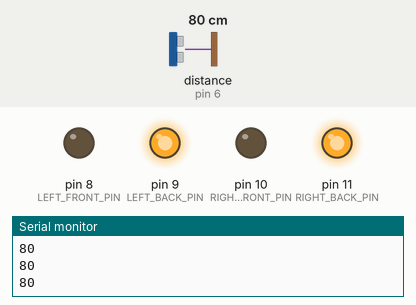
A sketch run on a simulated Arduino Uno, built with avr-gcc and run on an emulated ATmega328P. On the bench: output pins drawn as LEDs (lit = HIGH), the last lines printed to the serial monitor. Wiring (inferred from the names in the program): ultrasonic range finder: trigger pin 7; echo pin 6. The inputs (shaded band) are chosen by the test bench; at power-on: distance to the obstacle (sensor on pin 6) 80 cm. The echo pulse lasts 58.3 µs per cm; pins used as bus, display or sensor lines are not drawn.

Above: at 1.2 s.
1.3 s: distance to the obstacle (sensor on pin 6) set to 54 cm
2.8 s: distance to the obstacle (sensor on pin 6) set to 48 cm
At 3.8 s:
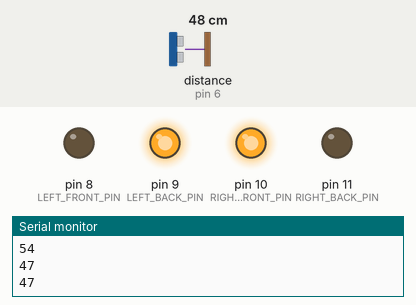
4.5 s: distance to the obstacle (sensor on pin 6) set to 60 cm
At 5.7 s:
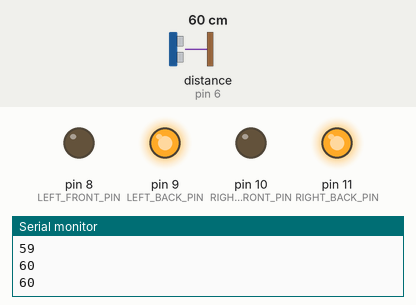
6.4 s: distance to the obstacle (sensor on pin 6) set to 2 cm
At 7.4 s:
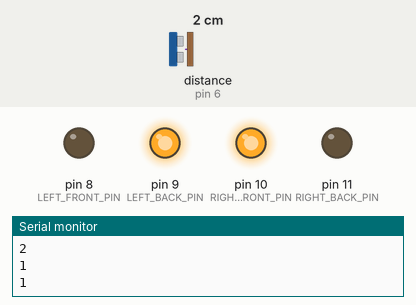
Timing chart, 0 to 9.2 s (numbered marks = the images above; inputs shaded):
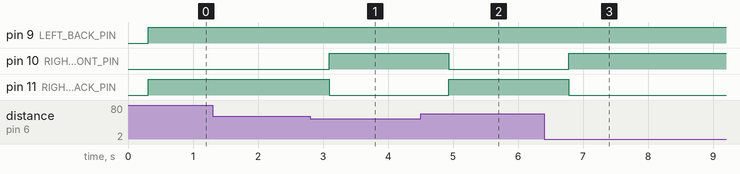

The sketch:

auto-walker.ino
```cpp
#define LEFT_FRONT_PIN 8
#define LEFT_BACK_PIN 9
#define RIGHT_FRONT_PIN 10
#define RIGHT_BACK_PIN 11

#define PIN_TRIG 7
#define PIN_ECHO 6

long duration, cm;


#define CUSTOM_SETTINGS
#define INCLUDE_GAMEPAD_MODULE
#include <Dabble.h>
void setup() {
  // put your setup code here, to run once:
  pinMode(LEFT_FRONT_PIN, OUTPUT);
  pinMode(LEFT_BACK_PIN, OUTPUT);
  pinMode(RIGHT_FRONT_PIN, OUTPUT);
  pinMode(RIGHT_BACK_PIN, OUTPUT);

  pinMode(PIN_TRIG, OUTPUT);
  pinMode(PIN_ECHO, INPUT);

  Serial.begin(9600);      // make sure your Serial Monitor is also set at this baud rate.
  Dabble.begin(9600);      //Enter baudrate of your bluetooth.Connect bluetooth on Bluetooth port present on evive.
}

void loop() {
  Dabble.processInput();

  Serial.println(checkDist());


  if(checkDist()<50){
  	goLeft();
  }
  else{
  	goBack();
  }


}


long checkDist(){

// Сначала генерируем короткий импульс длительностью 2-5 микросекунд.

  digitalWrite(PIN_TRIG, LOW);
  delayMicroseconds(5);
  digitalWrite(PIN_TRIG, HIGH);

  // Выставив высокий уровень сигнала, ждем около 10 микросекунд. В этот момент датчик будет посылать сигналы с частотой 40 КГц.
  delayMicroseconds(10);
  digitalWrite(PIN_TRIG, LOW);

  //  Время задержки акустического сигнала на эхолокаторе.
  duration = pulseIn(PIN_ECHO, HIGH);

  // Теперь осталось преобразовать время в расстояние
  cm = (duration / 2) / 29.1;

  delay(150);
  return cm;

}

void goForward(){
	digitalWrite(LEFT_FRONT_PIN, HIGH);
    digitalWrite(RIGHT_FRONT_PIN, HIGH);
    digitalWrite(LEFT_BACK_PIN, LOW);
    digitalWrite(RIGHT_BACK_PIN, LOW);

}

void goBack(){
	digitalWrite(LEFT_BACK_PIN, HIGH);
    digitalWrite(RIGHT_BACK_PIN, HIGH);
    digitalWrite(LEFT_FRONT_PIN, LOW);
    digitalWrite(RIGHT_FRONT_PIN, LOW);
}

void goLeft(){
	digitalWrite(RIGHT_FRONT_PIN, HIGH);
    digitalWrite(LEFT_BACK_PIN, HIGH);
    digitalWrite(LEFT_FRONT_PIN, LOW);
    digitalWrite(RIGHT_BACK_PIN, LOW);
}

void goRight(){
	digitalWrite(LEFT_FRONT_PIN, HIGH);
    digitalWrite(RIGHT_BACK_PIN, HIGH);
    digitalWrite(RIGHT_FRONT_PIN, LOW);
    digitalWrite(LEFT_BACK_PIN, LOW);
}

void stop(){
	digitalWrite(LEFT_FRONT_PIN, LOW);
    digitalWrite(RIGHT_FRONT_PIN, LOW);
    digitalWrite(LEFT_BACK_PIN, LOW);
    digitalWrite(RIGHT_BACK_PIN, LOW);
}
```

Measured:
- the behaviour switches between 51 and 50 cm on distance to the obstacle (sensor on pin 6) (found by bisection; images 0 and 1)
- after the input at 2.8 s, pin 10 (RIGHT_FRONT_PIN): LOW → HIGH after 0.29 s; pin 11 (RIGHT_BACK_PIN): HIGH → LOW after 0.29 s
- after the input at 4.5 s, pin 10 (RIGHT_FRONT_PIN): HIGH → LOW after 0.44 s; pin 11 (RIGHT_BACK_PIN): LOW → HIGH after 0.44 s
- after the input at 6.4 s, pin 10 (RIGHT_FRONT_PIN): LOW → HIGH after 0.38 s; pin 11 (RIGHT_BACK_PIN): HIGH → LOW after 0.38 s
